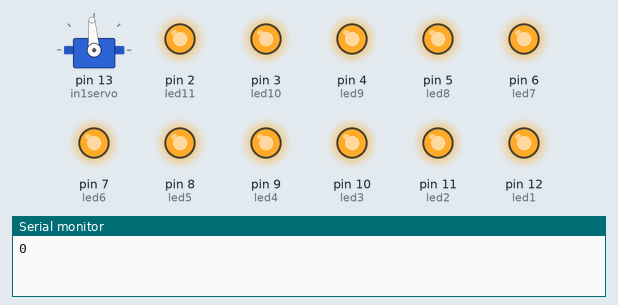
This sketch was run on a simulated Arduino Nano, built with avr-gcc and run on an emulated ATmega328P. Shown: servo, output pins drawn as LEDs (lit = HIGH), the last lines printed to the serial monitor.

Above: at 0.15 s.
At 9.48 s:
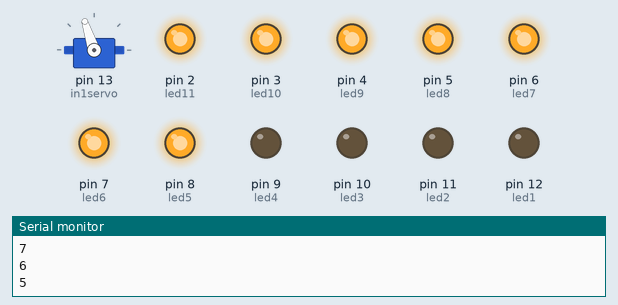
At 14.31 s:
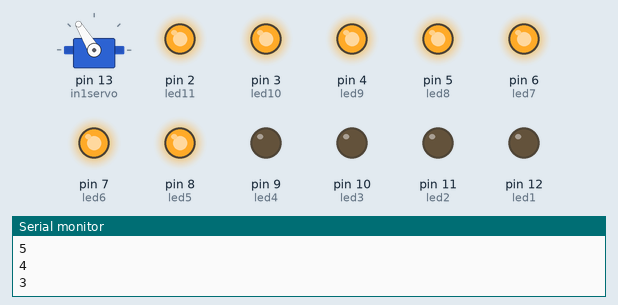
At 19.14 s:
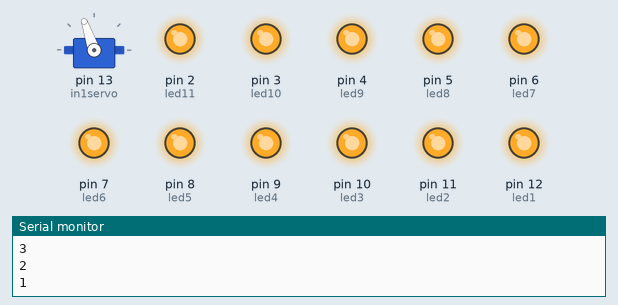
At 32.14 s:
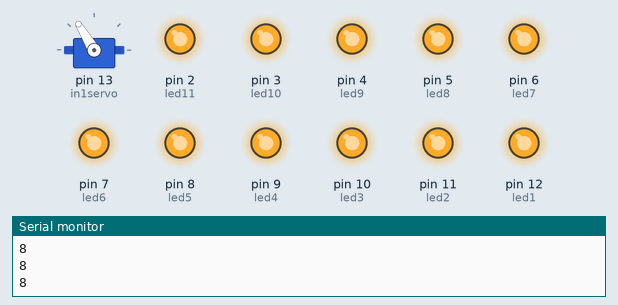
At 39.68 s:
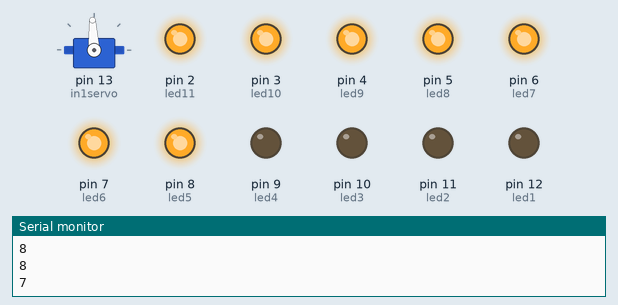
Timing chart, 0 to 40.0 s (numbered marks = the images above):
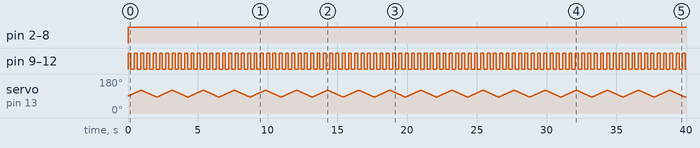

The sketch:

Laser-Servo.ino
```cpp
#include <Servo.h>

Servo servo1;
int in1servo = 13;
int button1 = 0;

int pos0 = 85;
int pos_max = 120;
int pos_default = 90;
int servo_speed = 30;

int button1status = 1;

int led1 = 12;
int led2 = 11;
int led3 = 10;
int led4 = 9;
int led5 = 8;
int led6 = 7;
int led7 = 6;
int led8 = 5;
int led9 = 4;
int led10 = 3;
int led11 = 2;


int time_Counter_On = 0;
int time_Counter_Off = 0;

int pin_num_min = 9;             //min 3 by arduino nano
int pin_num_max = 12;             //max 12 by arduino nano

void setup() {

  pinMode(in1servo, INPUT);
  pinMode(button1, INPUT);
  pinMode(led1, OUTPUT);
  pinMode(led2, OUTPUT);
  pinMode(led3, OUTPUT);
  pinMode(led4, OUTPUT);
  pinMode(led5, OUTPUT);
  pinMode(led6, OUTPUT);
  pinMode(led7, OUTPUT);
  pinMode(led8, OUTPUT);
  pinMode(led9, OUTPUT);
  pinMode(led10, OUTPUT);
  pinMode(led11, OUTPUT);


  while(!Serial);
  Serial.begin(9600);

    servo1.attach(in1servo);
    servo1.write(pos_default);
}

void loop() {
 digitalWrite(button1, HIGH);
 digitalWrite(led11, HIGH);
 digitalWrite(led10, HIGH);
 digitalWrite(led9, HIGH);
 digitalWrite(led8, HIGH);
 digitalWrite(led7, HIGH);
 digitalWrite(led6, HIGH);
 digitalWrite(led5, HIGH);

  if(digitalRead(button1) == LOW){
    while(digitalRead(button1) == LOW){ }

    button1status += 1;
    Serial.println(button1status);
  }
      servo_laser(8,8,0,0);                                   //servo_laser(On-time, OFF-time, nothing, nothing)

    delay(100);
}

void servo_laser(int time1, int time2, int time3, int time4){
          servo1.write(pos_default);
          int pos = pos_default;


          while(digitalRead(button1) != LOW){

              Serial.println(time_Counter_On);
              for(; pos <= pos_max; pos += 1){

                    laser_time(time1,time2,1,1,true);
                    laser_time(time1,time2,1,1,false);

                    servo1.write(pos);
                    if(digitalRead(button1) == LOW) return;
                    delay(servo_speed);
              }
              for(; pos >= pos0; pos -= 1){

                    laser_time(time1,time2,1,1,true);
                    laser_time(time1,time2,1,1,false);

                    servo1.write(pos);
                    if(digitalRead(button1) == LOW) return;
                    delay(servo_speed);
              }

          }
}


void laser_time(int time1, int time2, int time3, int time4, bool pin_On){
         if(pin_On == true && time_Counter_On < time1){
            time_Counter_On += 1;
            time_Counter_Off = 0;
            for(int pin_min = pin_num_min; pin_min <= pin_num_max; pin_min += 1){
                digitalWrite(pin_min,HIGH);
            }
         }

          if(pin_On == false && time_Counter_Off < time2 && time_Counter_On >= time1) {
              time_Counter_Off += 1;

              if(time_Counter_Off == time2)time_Counter_On = 0;

             for(int pin_min = pin_num_min; pin_min <= pin_num_max; pin_min += 1){
                 digitalWrite(pin_min,LOW);
             }
          }

}
```

Measured:
- by itself, pin 2 (led11), pin 3 (led10), pin 4 (led9), pin 5 (led8), pin 6 (led7), pin 7 (led6), pin 8 (led5): LOW → HIGH at 0.00 s
- by itself, pin 9 (led4), pin 10 (led3), pin 11 (led2), pin 12 (led1): alternates HIGH for 0.21 s and LOW for 0.24 s
